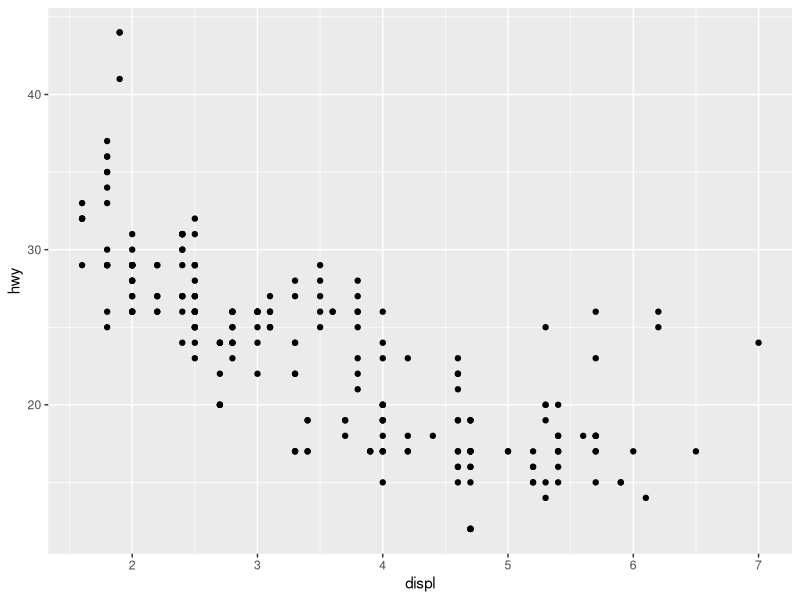
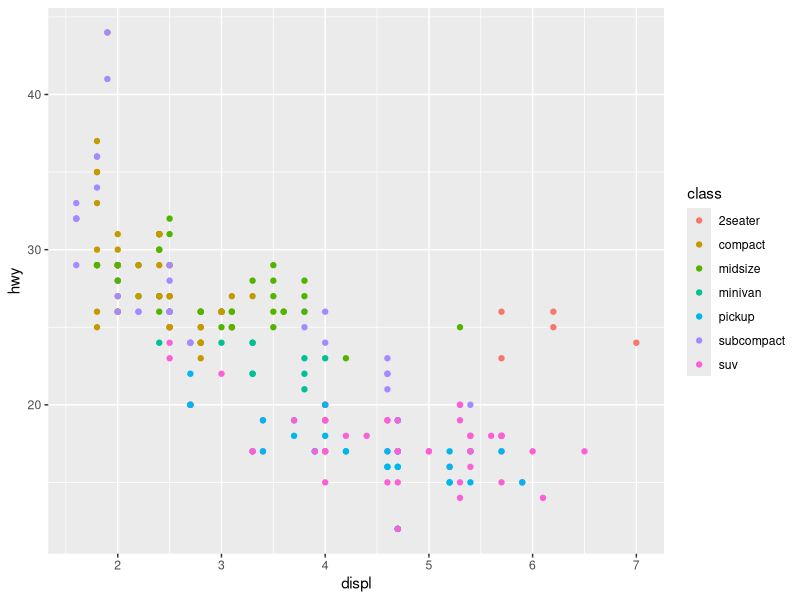
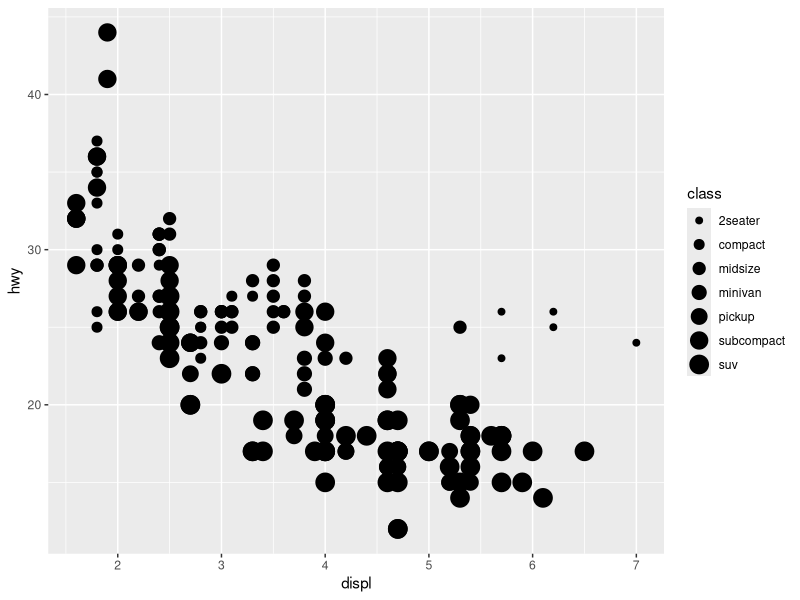
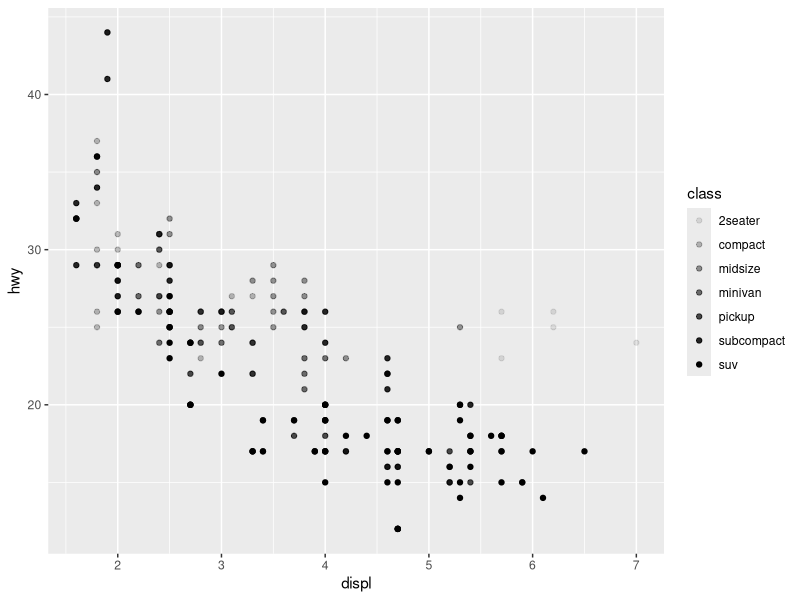
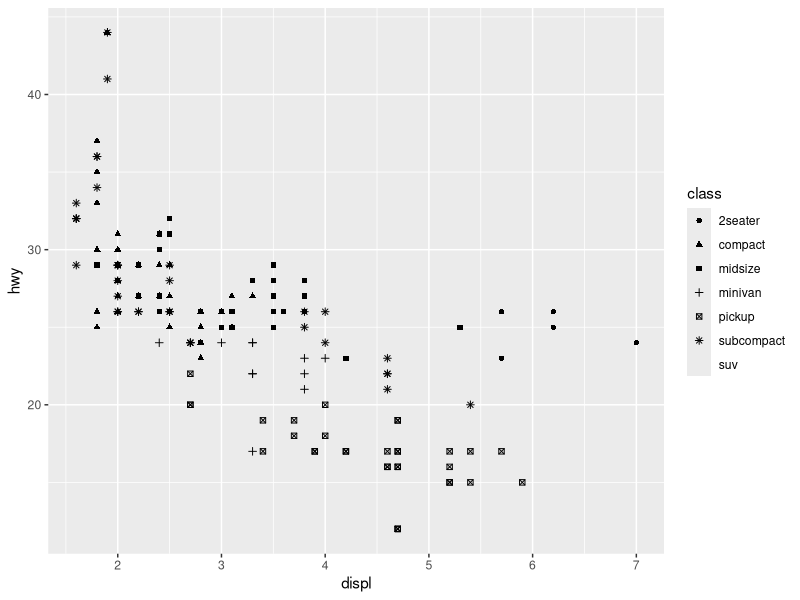
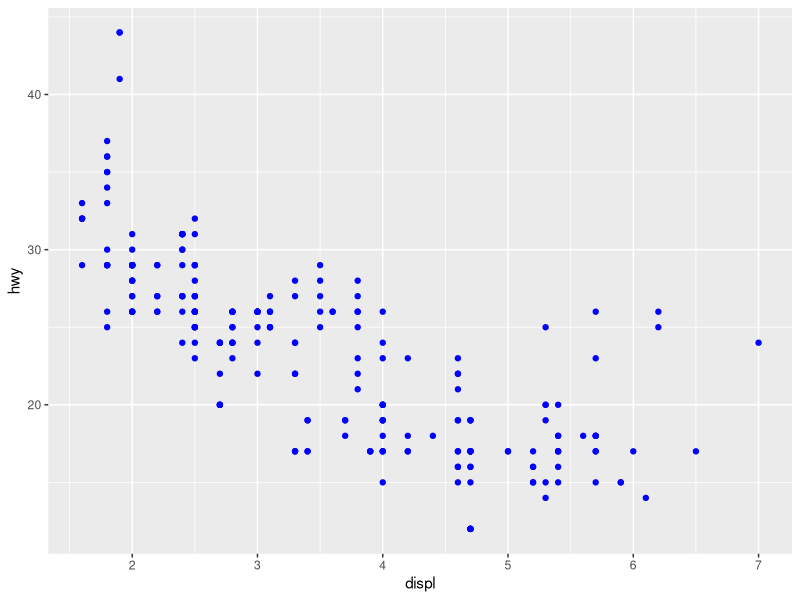
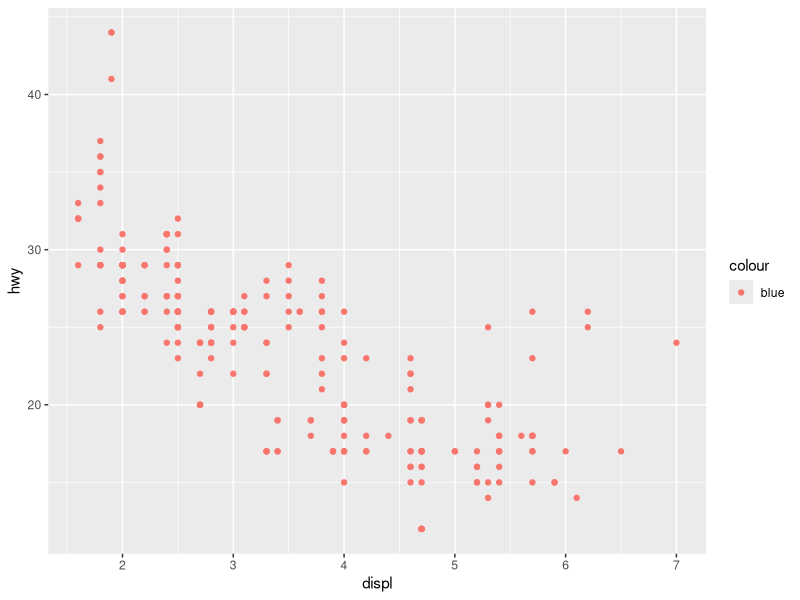

These figures' R source, in order:
#install.packages("tidyverse")
library(tidyverse)
#package::function()
#ggplot2::ggplot()


#Let’s use our first graph to answer a question:
#Do cars with big engines use more fuel than cars with small engines?
#You probably already have an answer, but try to make your answer precise.
#What does the relationship between engine size and fuel efficiency look like?
#Is it positive? Negative? Linear? Nonlinear?
mpg
#to know more about the dataset
?mpg

#plot
ggplot(data = mpg) + 
  geom_point(mapping = aes(x = displ, y = hwy))

#The plot shows a negative relationship between engine size (displ) and fuel efficiency (hwy).
#In other words, cars with big engines use more fuel.



#syntax
#ggplot(data = <DATA>) + 
#  <GEOM_FUNCTION>(mapping = aes(<MAPPINGS>))




#-------------------------------------------------------------------------------------------
#“The greatest value of a picture is when it forces us to notice what we never expected to see.” — John Tukey
ggplot(data = mpg) + 
  geom_point(mapping = aes(x = displ, y = hwy, color = class))

#ggplot2 will automatically assign a unique level of the aesthetic (here a unique color) 
#to each unique value of the variable, a process known as scaling. 
#ggplot2 will also add a legend that explains which levels correspond to which values.






#In the above example, we mapped class to the color aesthetic, but we could have mapped class to the size
#aesthetic in the same way. In this case, the exact size of each point would reveal its class affiliation. 
#We get a warning here, because mapping an unordered variable (class) to an ordered aesthetic (size) is not
#a good idea.

ggplot(data = mpg) + 
  geom_point(mapping = aes(x = displ, y = hwy, size = class))

#Or we could have mapped class to the alpha aesthetic, which controls the transparency of the points, 
#or to the shape aesthetic, which controls the shape of the points.

# based on transparency
ggplot(data = mpg) + 
  geom_point(mapping = aes(x = displ, y = hwy, alpha = class))

# based on shapes
ggplot(data = mpg) + 
  geom_point(mapping = aes(x = displ, y = hwy, shape = class))
#SUV gone

# set the aesthetic properties of your geom manually
ggplot(data = mpg) + 
  geom_point(mapping = aes(x = displ, y = hwy), color = "blue")

#Here, the color doesn’t convey information about a variable, 
#but only changes the appearance of the plot. To set an aesthetic manually, 
#set the aesthetic by name as an argument of your geom function; i.e. it goes outside of aes().


#What is wrong here?????
ggplot(data = mpg) + 
  geom_point(mapping = aes(x = displ, y = hwy, color = "blue"))
